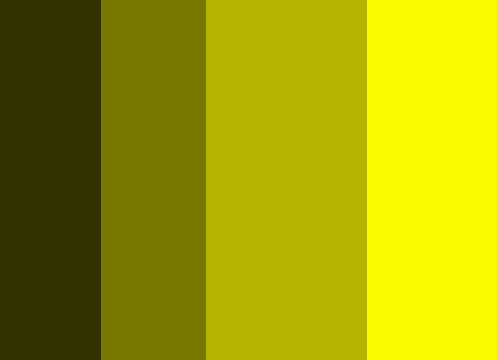
#> input picture color/images/redgreen.png, 497 x 360 px
$ jupyter execute conv_rgb.ipynb
#> lines starting #> are read from the running program, lines starting #| are printed output that depends on the picture
#> further down, bgr is the input picture: shape (360, 497, 3); mean B, G, R 0, 159.2, 159.2
[cell 1]
import cv2
import numpy as np
import matplotlib.pyplot as plt

[cell 2]
def ShowImage(img, gray):
    plt.axis("off")
    if gray:
        plt.imshow(img, cmap='gray')
    else:
        plt.imshow(img)
    plt.show()

[cell 3]
def bgr2rgb(im):
    b = im[:,:,0]
#> b: shape (360, 497); every value is 0
    g = im[:,:,1]
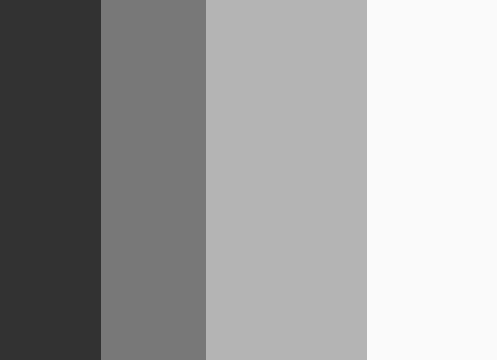
#> g: shape (360, 497); min 50, max 250, mean 159.2
    r = im[:,:,2]
    return cv2.merge((r, g, b))
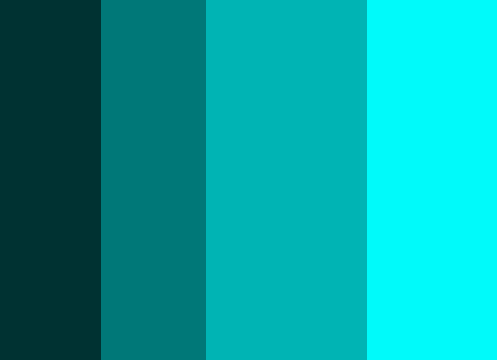
#> returned value: shape (360, 497, 3); mean of channels 0, 1, 2 159.2, 159.2, 0; drawn as B, G, R

[cell 4]
bgr = cv2.imread('./images/redgreen.png')

[cell 5]
rgb = bgr2rgb(bgr)

[cell 6]
#rgb = cv2.cvtColor(bgr, cv2.COLOR_BGR2RGB)

[cell 7]
r,g,b = cv2.split(rgb)

[cell 8]
ShowImage(r, True)

[cell 9]
ShowImage(g, True)

$ run again, with color/images/cmyk_test.png copied over color/images/redgreen.png
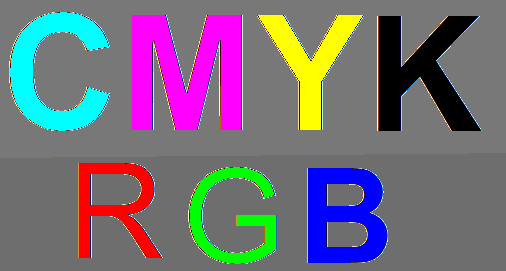
#> input picture color/images/cmyk_test.png, 506 x 271 px
#> bgr is the input picture: shape (271, 506, 3); mean B, G, R 121.3, 109.3, 115.9
#> in bgr2rgb, `r = im[:,:,2]`:
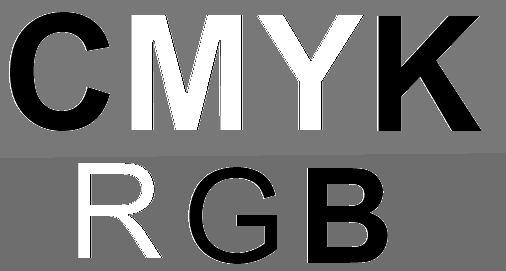
#> r: shape (271, 506); min 0, max 255, mean 115.9
#> in bgr2rgb, `return cv2.merge((r, g, b))`:
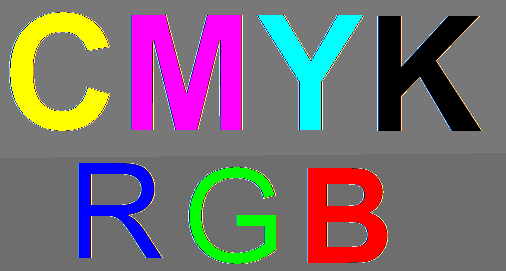
#> returned value: shape (271, 506, 3); mean of channels 0, 1, 2 115.9, 109.3, 121.3; drawn as B, G, R
